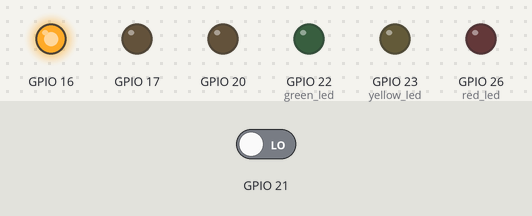
A sketch run on a simulated ESP32. On the bench: output pins drawn as LEDs (lit = HIGH). The test bench sets the inputs (shaded band); at power-on: GPIO 21 LOW. WiFi joins after 1.5 s; servers stay silent unless stated; what the sketch prints to the serial monitor is not drawn.

Above: at 2.55 s.
At 10.0 s:
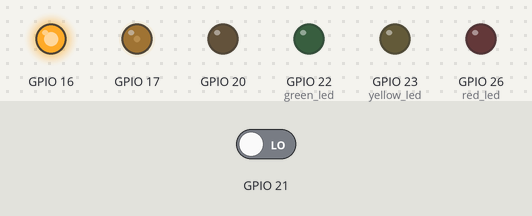
At 17.45 s:
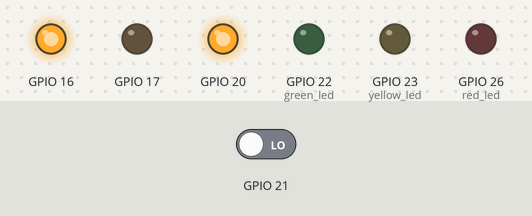
Timing chart, 0 to 23.2 s (numbered marks = the images above):
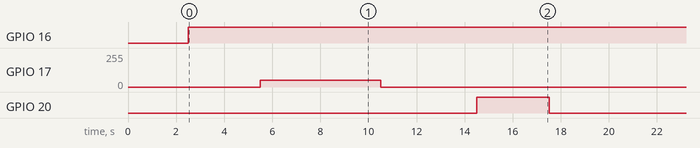

The sketch:

ESP32_Main.ino
```cpp
#define motor_direction 16
#define motor_speed 17
#define servo 20
#define ir_sensor 21
#define green_led 22
#define yellow_led 23
#define red_led 26

#include <Motor_Controller.h>
#include <IR_Sensor.h>
#include <Servo_Controller.h>
#include <WiFi.h>
#include <WiFiUdp.h>

// Initialise Classes and assigns pins to each
Motor_Controller mc(motor_direction, motor_speed);
IR_Sensor ir(ir_sensor);
Servo_Controller sc(servo);

WiFiUDP udp;

const char* ssid = "ENGG2K3K";

IPAddress ip(10, 20, 30, 115);
IPAddress udpAddress(10, 20, 30, 1);
const int udpLocalPort = 3015;
const int udpAddressPort = 3016;

IPAddress dns(192, 168, 43, 1);
IPAddress gateway(192, 168, 43, 1);
IPAddress subnet(255, 255, 255, 0);

char inBuffer[255];
char outBuffer[255];

// Setup
void setup() {
  Serial.begin(115200);

  pinMode(green_led, OUTPUT);
  pinMode(yellow_led, OUTPUT);
  pinMode(red_led, OUTPUT);

  delay(1000);

  WiFi.config(ip, gateway, subnet, dns);
  WiFi.begin(ssid);
  Serial.println("\nConnecting");

  while(WiFi.status() != WL_CONNECTED){
      Serial.print(".");
      delay(100);
  }

  Serial.println("\nConnected to the WiFi network");
  Serial.print("[+] ESP32 IP : ");
  Serial.println(WiFi.localIP());

  udp.begin(udpLocalPort);
}

// Main loop
void loop() {
  Serial.println("\nBeginning main loop");

  // Tests
  test_motor();
  test_ir();
  test_servo();
}

void test_motor() {
  Serial.println("\n\n\n\nTesting Motor Controller");
  Serial.println("Starting Motor, set speed 0");
  mc.moveBR(0);
  delay(3000);
  Serial.println("Starting Motor, set speed 50 for 5 seconds");
  mc.moveBR(50);
  delay(5000);
  mc.stopBR();
  Serial.println("Stopping motor");
  delay(3000);
}

void test_ir() {
  Serial.println("\n\n\n\nTesting IR Sensor");
  ir.detect();
}

void test_servo() {
  Serial.println("\n\n\n\nTesting Servo Motor");
  Serial.println("Door state is: ");
  Serial.print(sc.getDoorState());
  delay(1000);
  Serial.println("Changing door state to open");
  sc.openDoor();
  Serial.println("Door state is: ");
  Serial.print(sc.getDoorState());
  delay(3000);
  Serial.println("Changing door state to closed");
  sc.closeDoor();
  Serial.println("Door state is: ");
  Serial.print(sc.getDoorState());
  delay(3000);
}

void sendMsg(char str[255]){
  strcpy(outBuffer, str);
  udp.beginPacket(udpAddress, udpAddressPort);
  udp.write(outBuffer, 11);
  udp.endPacket();
  //memset(outBuffer, 0, 50);
}

void recieveMsg(){
  udp.parsePacket();
  if(udp.read(inBuffer, 255) > 0){
    Serial.print("Server to client: ");
    Serial.println((char *)inBuffer);
    if(inBuffer == "START") {
      sendMsg("STARTING");
    }
    if(inBuffer == "STOP") {
      sendMsg("STOPPING");
    }
  }
}
```

IR_Sensor.cpp
```cpp
#include "Arduino.h"
#include "IR_Sensor.h"

IR_Sensor::IR_Sensor(int pin1) {
  pinMode(pin1, INPUT);
  //pinMode(pin2, OUTPUT);

  _ir_sensor_pin = pin1;
  //_led_pin = pin2;
}

void IR_Sensor::testFunction(int test) {
  Serial.println(test);
}

void IR_Sensor::detect() {
  int SensorStatus = digitalRead(_ir_sensor_pin);

  if (SensorStatus == 1) {
    //digitalWrite(_led_pin, LOW);
    //Serial.println("Motion Ended!");
  } else {
    //digitalWrite(_led_pin, HIGH);
    Serial.println("Motion Detected!");
  }
}
```

IR_Sensor.h
```cpp
#ifndef IR_Sensor_h
#define IR_Sensor_h

#include "Arduino.h"

class IR_Sensor {

  private:

    int _ir_sensor_pin;
    //int _led_pin;

  public:

    IR_Sensor(int pin1);

    void testFunction(int test);
    void detect();

};

#endif
```

Motor_Controller.cpp
```cpp
#include "Arduino.h"
#include "Motor_Controller.h"

int current_speed;

Motor_Controller::Motor_Controller(int pin1, int pin2) {
  pinMode(pin1, OUTPUT);
  pinMode(pin2, OUTPUT);

  _motor_direction_pin = pin1;
  _motor_speed_pin = pin2;
  current_speed = 0;
}

void Motor_Controller::testFunction(int test) {
  Serial.println(test);
}

void Motor_Controller::moveBR(int setSpeed) {
  if (setSpeed > 255) setSpeed = 255;  // Cap speed to 255
  if (setSpeed < 0) setSpeed = 0;      // Minimum speed

  analogWrite(_motor_speed_pin, setSpeed);  // Set speed using PWM
  digitalWrite(_motor_direction_pin, HIGH);  // Set direction to forward

  current_speed = setSpeed;  //current speed
}

void Motor_Controller::stopBR() {
  analogWrite(_motor_speed_pin, 0);  // Stop motor
  current_speed = 0;
}

void Motor_Controller::slowBR() {
  for (int i = current_speed; i >= 100; i -= 5) { //slowdown
    analogWrite(_motor_speed_pin, i);
    delay(50);
  }
  current_speed = 100;
}

void Motor_Controller::fastBR() {
  for (int i = current_speed; i <= 255; i += 5) {  //speed up
    analogWrite(_motor_speed_pin, i);
    delay(50);
  }
  current_speed = 255;
}
```

Motor_Controller.h
```cpp
#ifndef MotorController_h
#define MotorController_h

#include "Arduino.h"

class Motor_Controller {

  private:

    int _motor_direction_pin;
    int _motor_speed_pin;
    int _current_speed;

  public:

    Motor_Controller(int pin1, int pin2);

    void testFunction(int test);
    void moveBR(int setSpeed);
    void stopBR();
    void slowBR();
    void fastBR();

};

#endif
```

Servo_Controller.cpp
```cpp
#include "Arduino.h"
#include "Servo_Controller.h"

int doorState;

Servo_Controller::Servo_Controller(int pin1) {
  pinMode(pin1, OUTPUT);

  _servo_pin = pin1;
  doorState = 0;
}

void Servo_Controller::testFunction(int test) {
  Serial.println(test);
}

int Servo_Controller::getDoorState() {
  return doorState;
}

void Servo_Controller::openDoor() {
  digitalWrite(_servo_pin, HIGH);
  doorState = 1;
}

void Servo_Controller::closeDoor() {
  digitalWrite(_servo_pin, LOW);
  doorState = 0;
}
```

Servo_Controller.h
```cpp
#ifndef Servo_Controller_h
#define Servo_Controller_h

#include "Arduino.h"

class Servo_Controller {

  private:

    int _servo_pin;

  public:

    Servo_Controller(int pin1);

    void testFunction(int test);
    int getDoorState();
    void openDoor();
    void closeDoor();

};

#endif
```

Measured:
- by itself, GPIO 16: LOW → HIGH at 2.5 s
- by itself, GPIO 17: alternates 50/255 for 5.0 s and 0/255 for 13.0 s
- by itself, GPIO 20: alternates HIGH for 3.0 s and LOW for 15.0 s
